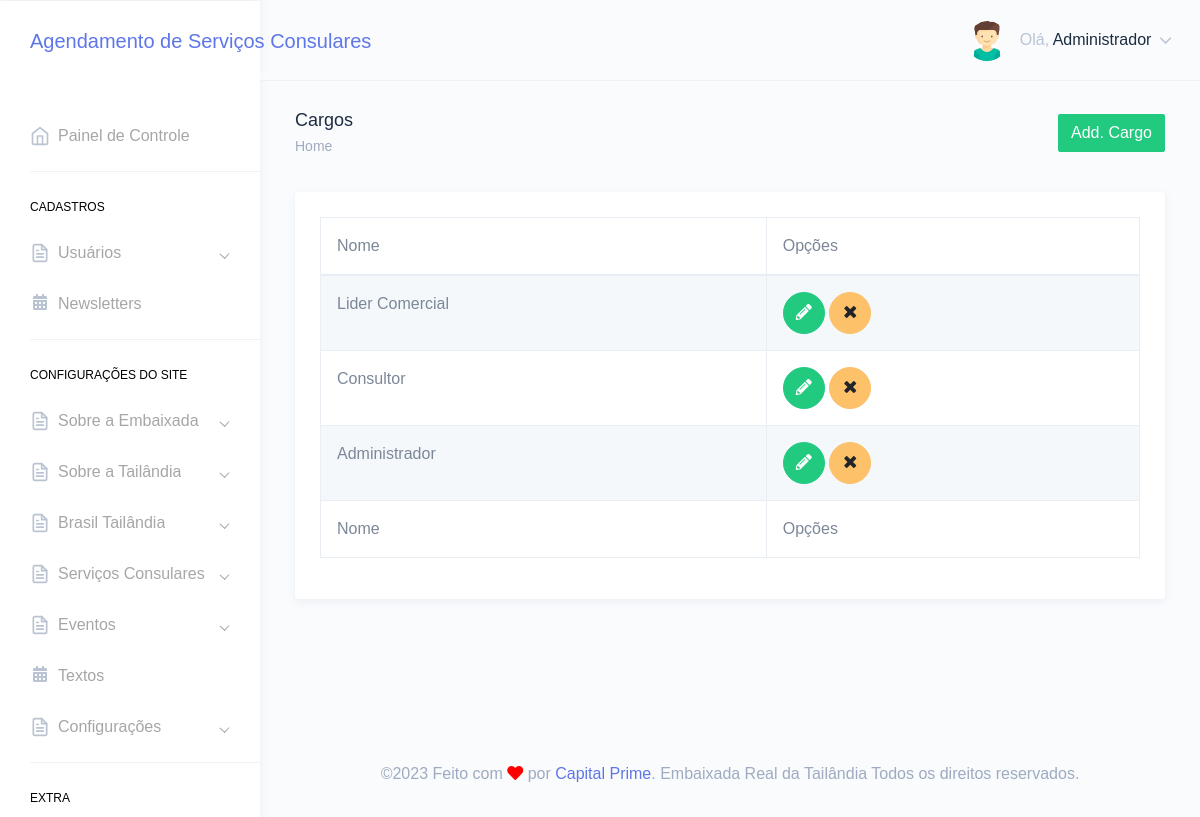
/painel/cargos.php (signed in), run on the app's committed database.
### tables this page shows
CREATE TABLE `tbl_usuarios` (
  `id` int(11) NOT NULL,
  `nome` varchar(250) DEFAULT NULL,
  `email` varchar(250) DEFAULT NULL,
  `telefone` varchar(250) DEFAULT NULL,
  `endereco` varchar(250) DEFAULT NULL,
  `cpf` varchar(100) DEFAULT NULL,
  `login` varchar(100) DEFAULT NULL,
  `senha` varchar(100) DEFAULT NULL,
  `foto` varchar(250) DEFAULT NULL,
  `id_cargo` int(11) DEFAULT NULL,
  `sexo` varchar(2) DEFAULT NULL,
  `perm_cad_usuario` varchar(2) DEFAULT NULL,
  `perm_relatorio` varchar(2) DEFAULT NULL,
  `perm_add_usuario` varchar(2) DEFAULT NULL,
  `perm_edit_usuario` varchar(2) DEFAULT NULL,
  `perm_del_usuario` varchar(2) DEFAULT NULL,
  `perm_cad_contato` varchar(2) DEFAULT NULL,
  `perm_edit_contato` varchar(2) DEFAULT NULL,
  `perm_del_contato` varchar(2) DEFAULT NULL,
  `perm_edit_contato_nf` varchar(3) DEFAULT NULL,
  `perm_pag_principal_rm` varchar(2) DEFAULT NULL,
  `perm_pag_principal_uc` varchar(2) DEFAULT NULL,
  `admin_geral` varchar(2) DEFAULT NULL,
  `data_frase` date DEFAULT NULL,
  `id_frase` int(11) DEFAULT NULL,
  `frase_lida` varchar(2) DEFAULT NULL
);

CREATE TABLE `tbl_cargo` (
  `id` int(11) NOT NULL,
  `cargo` varchar(250) DEFAULT NULL
);

### lang/lang.pt.php (called while the page is built, shortened)
<?php
$lang = array();
$lang['USUARIO'] = 'Usuário';
$lang['SENHA'] = 'Senha';
$lang['INFO'] = 'Informe seu usuário e senha para acessar o painel de administração.';
$lang['PAINEL'] = 'Painel de Controle';
$lang['CADASTROS'] = 'Cadastros';
$lang['PRINCIPAL'] = 'Pricipal';
$lang['AGENDAMENTO'] = 'Agendamento';
$lang['AGENDAMENTO_TITULO'] = 'Agendamento de Serviços Consulares';
$lang['OLA'] = 'Olá';
$lang['MOSTRAR'] = 'Mostrar';
$lang['ADICIONAR'] = 'Adicionar';
$lang['DATA'] = 'Data';
$lang['HORA'] = 'Hora';
$lang['STATUS'] = 'Status';
$lang['ACOES'] = 'Ações';
$lang['ATIVO'] = 'Ativo';
$lang['INATIVO'] = 'Inativo';
$lang['SOLICITANTES'] = 'Solicitantes';
$lang['TIPO_SERVICOS'] = 'Tipo de Serviços';
$lang['USUARIOS'] = 'Usuários';
$lang['ADICIONAR_USUARIO'] = 'Adicionar Usuário';
$lang['EDITAR_USUARIO'] = 'Editar Usuário';
$lang['EDITAR AGENDAMENTO'] = 'Editar Agendamento';
$lang['NEWSLETTERS'] = 'Newsletters';
$lang['CONFIGURACAO_SITE'] = 'Configurações do Site';
$lang['BANNERS'] = 'Banners';
$lang['TEXTOS'] = 'Textos';
$lang['BLOG'] = 'Blog';
$lang['SOLUCOES'] = 'Soluções';
$lang['CONFIGURACOES'] = 'Configurações';
$lang['EXTRA'] = 'Extra';
$lang['FEITO_POR'] = 'Feito com';
$lang['POR'] = 'por';
$lang['DIREITOS'] = 'Todos os direitos reservados';
$lang['PARA_EMBAIXADA'] = 'Embaixada Real da Tailândia';
$lang['LISTAR_ITENS'] = 'Listar Itens';
$lang['BTN_ACESSAR'] = 'Acessar';
$lang['CANCELAR'] = 'Cancelar';
$lang['SAIR'] = 'Sair';
$lang['SALVAR'] = 'Salvar';
$lang['SAIBA_MAIS'] = 'Saiba Mais';
$lang['NOME'] = 'Nome Completo';
$lang['NACIONALIDADE'] = 'Nacionalidade';
$lang['TELEFONE'] = 'Telefone';
$lang['EMAIL'] = 'E-mail';
$lang['CAMPO_OBRIGATORIO'] = 'Campos de preenchimento obrigatório.';
$lang['REAGENDAMENTOS'] = 'Qtd. de Reagendamento';
$lang['ARQUIVO'] = 'Arquivo';
$lang['DIAS_ATENDIMENTO'] = 'Dias de Atendimento';
$lang['HORAS_ATENDIMENTO'] = 'Horas de Atendimento';
$lang['INICIO'] = 'Início';
$lang['SOBRE_EMBAIXADA'] = 'Sobre a Embaixada';
$lang['SOBRE_TAILANDIA'] = 'Sobre a Tailândia';
$lang['TAILANDIA_BRASIL'] = 'Tailândia Brasil';
$lang['SERVICO_CONSULAR'] = 'Servico Consular';
$lang['MULTIMIDIA'] = 'Multimídia';
$lang['CONTATO'] = 'Fale Conosco';
$lang['EQUIPE'] = 'Lista da Embaixada Equipe';
$lang['TIME'] = 'Time da Tailândia';

### Connection/con-pdo.php (called while the page is built, shortened)
<?php
$conInstanciada = '';
if(empty($conInstanciada)) {
	class Conexao {
		private static $pdo;
		public static function getInstance() {
		if (!isset(self::$pdo)) {
		 try {
		  $opcoes = array(PDO::MYSQL_ATTR_INIT_COMMAND => 'SET NAMES utf8', PDO::ATTR_PERSISTENT => TRUE);
		  self::$pdo = new PDO("mysql:host=" . HOST . "; dbname=" . DBNAME . "; charset=" . CHARSET . ";", USER, PASSWORD, $opcoes);
		  self::$pdo->setAttribute(PDO::ATTR_ERRMODE, PDO::ERRMODE_EXCEPTION);
		 } catch (PDOException $e) {
		  print "Erro: " . $e->getMessage();
		 }
		}
		return self::$pdo;
		}
	}
}

### Class/acesso.class.php (called while the page is built, shortened)
<?php
$AcessoInstanciada = '';
if(empty($AcessoInstanciada)) {
	if(file_exists('Connection/conexao.php')) {
		require_once('Connection/con-pdo.php');
		require_once('funcoes.php');
	} else {
		require_once('../Connection/con-pdo.php');
		require_once('../funcoes.php');
	}
	class Acesso {
		private $pdo = null;
		private static $Acesso = null;
		private function __construct($conexao){
			$this->pdo = $conexao;
		}
		public static function getInstance($conexao){
			if (!isset(self::$Acesso)):
				self::$Acesso = new Acesso($conexao);
			endif;
			return self::$Acesso;
		}
		function rsDados($id='', $idCargo='', $orderBy='', $limite='') {
			$sqlLimite = '';
			$sqlOrdem = '';
			$sql = '';
			$nCampos = 0;
			if(!empty($id)) {
				$sql .= " and id = ?";
				$nCampos++;
				$campo[$nCampos] = $id;
			}
			try{
				$sql = "SELECT * FROM tbl_usuarios where 1=1 $sql $sqlOrdem $sqlLimite";
				$stm = $this->pdo->prepare($sql);
				for($i=1; $i<=$nCampos; $i++) {
					$stm->bindValue($i, $campo[$i]);
				}
				$stm->execute();
				$rsDados = $stm->fetchAll(PDO::FETCH_OBJ);
				if($id <> '' or $limite == 1) {
					return($rsDados[0]);
				} else {
					return($rsDados);
				}
			} catch(PDOException $erro){
				echo $erro->getMessage();
			}
		}
		function Cargo($id='') {
			$sql = '';
			$nCampos = 0;
			try{
				$sql = "SELECT * FROM tbl_cargo where 1=1 $sql";
				$stm = $this->pdo->prepare($sql);
				for($i=1; $i<=$nCampos; $i++) {
					$stm->bindValue($i, $campo[$i]);
				}
				$stm->execute();
				$rsDados = $stm->fetchAll(PDO::FETCH_OBJ);
				if($id <> '') {
					return($rsDados[0]);
				} else {
					return($rsDados);
				}
			} catch(PDOException $erro){
				echo $erro->getMessage();
			}
		}
	}
}

### painel/verifica.php (called while the page is built, shortened)
<?php
include "../Class/acesso.class.php";
$verificaRestrito = Acesso::getInstance(Conexao::getInstance());
$usuarios = Acesso::getInstance(Conexao::getInstance());
$verificaRestrito->restritoAdmin();
$dadosUsuarioLogado = $verificaRestrito->rsDados($_SESSION['dadosLogado']->id);
?>

### funcoes.php (called while the page is built, shortened)
<?php
  function icone_genero($genero) {
    switch ($genero) {
      case "M": return "assets/images/avatars/boy.svg"; break;
    }
  }
?>

### painel/cargos.php (the view, shortened to what this page needs)
<?php include "verifica.php";
$puxaCargos = $usuarios->Cargo();
?>
<!DOCTYPE html>
<html dir="ltr" lang="pt-br">
<head>
    <link href="dist/css/style.min.css" rel="stylesheet">
</head>
<body>
    <div id="main-wrapper" data-theme="light" data-layout="vertical" data-navbarbg="skin6" data-sidebartype="full" data-sidebar-position="fixed" data-header-position="fixed" data-boxed-layout="full">
      <?php include "header.php";?>
       <?php include "inc-menu-lateral.php";?>
        <div class="page-wrapper">
            <div class="page-breadcrumb">
                <div class="row">
                    <div class="col-7 align-self-center">
                        <h4 class="page-title text-truncate text-dark font-weight-medium mb-1">Cargos</h4>
                        <div class="d-flex align-items-center">
                            <nav aria-label="breadcrumb">
                                <ol class="breadcrumb m-0 p-0">
                                    <li class="breadcrumb-item"><a href="." class="text-muted">Home</a></li>
                                </ol>
                            </nav>
                        </div>
                    </div>
                    <div class="col-5 align-self-center">
                        <a href="add-cargo.php" class="btn btn-success float-right">Add. Cargo</a>
                    </div>
                </div>
            </div>
            <div class="container-fluid">
                <div class="row">
                    <div class="col-12">
                        <div class="card">
                            <div class="card-body">
                                <div class="table-responsive">
                                    <table id="zero_config" class="table table-striped table-bordered no-wrap">
                                        <thead>
                                            <tr>
                                                <th>Nome</th>
                                                <th>Opções</th>
                                            </tr>
                                        </thead>
                                        <tbody>
                                            <?php
                                            if(count($puxaCargos) > 0){
                                            foreach($puxaCargos as $cargo){?>
                                            <tr>
                                                <td><?php echo $cargo->cargo;?></td>
                                                <td>
                                                    <a href="editar-cargo.php?id=<?php echo $cargo->id;?>" class="btn btn-success btn-circle"><i class="fas fa-pencil-alt"></i></a>
                                                    <a href="cargos.php?id=<?php echo $cargo->id;?>&acao=excluirCargo" class="btn btn-warning btn-circle"><i class="fa fa-times"></i></a>
                                                </td>
                                            </tr>
                                            <?php } }?>
                                        </tbody>
                                        <tfoot>
                                            <tr>
                                                <th>Nome</th>
                                                <th>Opções</th>
                                            </tr>
                                        </tfoot>
                                    </table>
                                </div>
                            </div>
                        </div>
                    </div>
                </div>
            </div>
        <?php include "footer.php";?>
        </div>
    </div>
</body>
</html>

### painel/header.php (shortened to what this page needs)
<header class="topbar" data-navbarbg="skin6">
            <nav class="navbar top-navbar navbar-expand-md">
                <div class="navbar-header" data-logobg="skin6">
                    <div class="navbar-brand">
                        <a href=".">
                            <b class="logo-icon">
                               <span><?php echo $lang['AGENDAMENTO_TITULO']?></span>
                            </b>
                        </a>
                    </div>
                </div>
                <div class="navbar-collapse collapse" id="navbarSupportedContent">
                    <ul class="navbar-nav float-right">
                        <li class="nav-item dropdown">
                            <a class="nav-link dropdown-toggle" href="javascript:void(0)" data-toggle="dropdown"
                                aria-haspopup="true" aria-expanded="false">
                                <?php if(!empty($dadosUsuarioLogado->foto)){?>
                                <img src="../img/<?php echo $dadosUsuarioLogado->foto;?>" alt="<?php echo $dadosUsuarioLogado->nome;?>" class="rounded-circle" width="40">
                                <?php }else{?>
                                <img src="<?php echo icone_genero($dadosUsuarioLogado->sexo);?>" alt="<?php echo $dadosUsuarioLogado->nome;?>" class="rounded-circle" width="40">
                                <?php }?>
                                <span class="ml-2 d-none d-lg-inline-block"><span>Olá,</span> <span
                                        class="text-dark"><?php echo $dadosUsuarioLogado->nome;?></span> <i data-feather="chevron-down"
                                        class="svg-icon"></i></span>
                            </a>
                        </li>
                    </ul>
                </div>
            </nav>
        </header>

### data on the page
tbl_usuarios: nome "Administrador"
tbl_cargo: cargo "Lider Comercial"
tbl_cargo: cargo "Consultor"
tbl_cargo: cargo "Administrador"

### other printed values
$lang['AGENDAMENTO_TITULO'] "Agendamento de Serviços Consulares"
$lang['PAINEL'] "Painel de Controle"
$lang['CADASTROS'] "CADASTROS"
$lang['USUARIOS'] "Usuários"
$lang['NEWSLETTERS'] "Newsletters"
$lang['CONFIGURACAO_SITE'] "CONFIGURAÇÕES DO SITE"
$lang['FEITO_POR'] "Feito com"
$lang['POR'] "por"
$lang['PARA_EMBAIXADA'] "Embaixada Real da Tailândia"
$lang['DIREITOS'] "Todos os direitos reservados"
